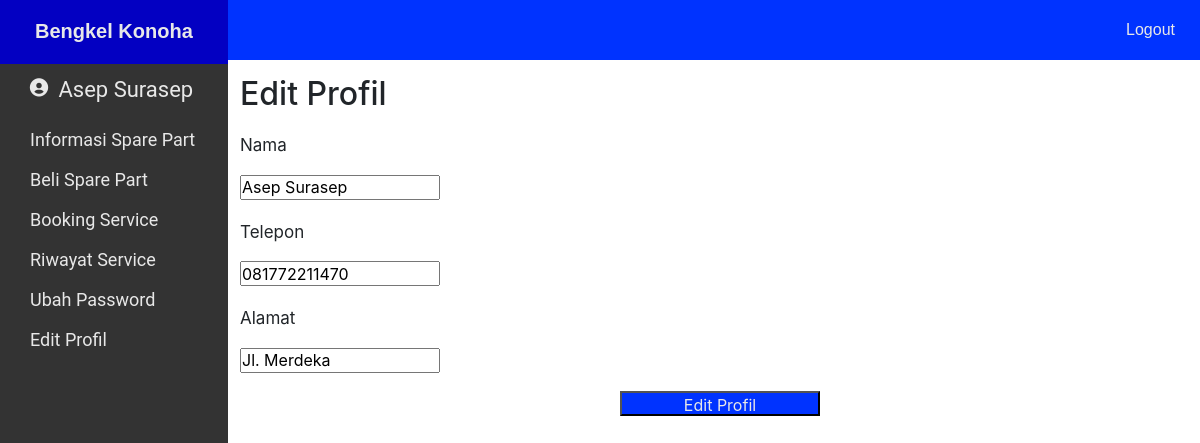
The page /UserProfil.php (signed in) on the database its author committed.
### tables this page shows
CREATE TABLE `pelanggan` (
  `id_pelanggan` char(255) NOT NULL,
  `nama_pelanggan` varchar(255) NOT NULL,
  `username` varchar(255) NOT NULL,
  `password` varchar(255) NOT NULL,
  `alamat` varchar(255) NOT NULL,
  `telepon` char(12) NOT NULL
);

### UserProfil.php (the view, shortened to what this page needs)
<?php
require 'connect.php';
$id = $_SESSION['id'];
$profil = mysqli_query($conn, "SELECT * FROM pelanggan WHERE id_pelanggan = '$id';");
while($profils = mysqli_fetch_array($profil)){
    $nama = $profils['nama_pelanggan'];
    $alamat = $profils['alamat'];
    $telepon = $profils['telepon'];
}
?>
<!DOCTYPE html>
<html lang="en">
<head>
    <link rel="stylesheet" href="styleUser.css">
    <link href='https://unpkg.com/boxicons@2.1.2/css/boxicons.min.css' rel='stylesheet'>
    <link rel="stylesheet" href="https://stackpath.bootstrapcdn.com/bootstrap/4.3.1/css/bootstrap.min.css">
</head>
<body>
    <div class="header">
        <div class="brand">Bengkel Konoha</div>
        <a href="logout.php" class="logout">Logout</a>
    </div>
    <div class="header-blw">
        <div class="pelanggan">
            <i class='bx bxs-user-circle'></i>
            <a href="#"><?php echo $_SESSION['nama']; ?></a>
        </div>
        <ul>
            <li><a href="UserInfo.php">Informasi Spare Part</a></li>
            <li><a href="UserBeli.php">Beli Spare Part</a></li>
            <li><a href="UserBooking.php">Booking Service</a></li>
            <li><a href="UserRiwayat.php">Riwayat Service</a></li>
            <li><a href="UserUbah.php">Ubah Password</a></li>
            <li><a href="UserProfil.php">Edit Profil</a></li>
        </ul>
    </div>
    <div class="booking">
        <form action="" method="POST">
            <h2>Edit Profil</h2>
            <p>Nama</p>
            <input type="text" class="teks" name="nama" id="nama" value="<?php echo $nama ?>">
            <p>Telepon</p>
            <input type="text" class="teks" name="telepon" id="telepon" value="<?php echo $telepon ?>">
            <p>Alamat</p>
            <input type="text" class="teks" name="alamat" id="alamat" value="<?php echo $alamat ?>">
            <center><button class="bookBtn" type="submit" name="submit">Edit Profil</button></center>
        </form>
    </div>
</body>
</html>

### styleUser.css (style rules this page uses)
.header { width: 100%; height: 60px; background-color: #0033ff; position: fixed; font-family: sans-serif; top: 0; left: 0; display: flex; align-items: center; justify-content: space-between; z-index: 1000; user-select: none; }
.brand { padding: 19px 35px 18px 35px; background-color: rgb(3, 0, 194); font-size: 20px; color: #e8e8e8; font-weight: bold; }
* { margin: 0; padding: 0; list-style: none; text-decoration: none; }
.header-blw { font-family: 'Roboto', sans-serif; position: fixed; margin-top: 60px; left: 0; width: 228px; height: 100%; background: rgb(51, 51, 51); }
.pelanggan { font-size: 22px; color: #e8e8e8; align-items: center; margin-left: 28px; line-height: 60px; }
.pelanggan i { height: 25px; width: 25px; align-items: center; }
.pelanggan a { color: #e8e8e8; }
.header-blw ul a { display: block; height: 100%; width: 100%; line-height: 40px; font-size: 18px; color: #e8e8e8; padding-left: 30px; }
.booking { position: relative; padding-top: 75px; margin-left: 240px; width: 100; height: 100%; }
.booking p { margin-top: 20px; font-size: 17px; }
.teks { width: 200px; height: 25px; }
.bookBtn { margin-top: 18px; position: relative; align-items: center; justify-content: center; width: 200px; height: 25px; color: #e8e8e8; background-color: #0033ff; }
.logout { padding: 21px 25px 21px 25px; text-align: center; font-weight: 500; color: #e8e8e8; }

### rows shown on the page
pelanggan: nama "Asep Surasep", telepon "081772211470", alamat "Jl. Merdeka"

### other values the page prints
$_SESSION['nama'] "Asep Surasep"
